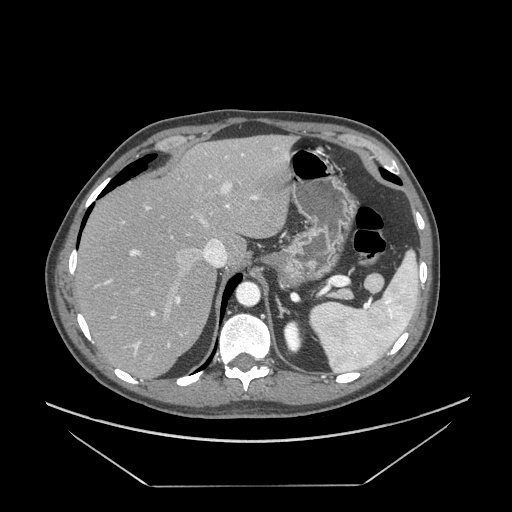
#> input picture 1.jpg, 512 x 512 px
$ python -i Process.py   (imports and definitions only)   (older library calls are emulated)
#> lines starting #> are read from the running program, lines starting #| are printed output that depends on the picture; after the words box and inside, x2 and y2 are one past the last pixel; in counts of white or black regions, pixels touching at a corner belong together
import numpy as np
import cv2
import matplotlib.pyplot as plt

def plot_demo(image):
    plt.hist(image.ravel(), 256, [0, 256])
    plt.show()

# [7 lines left out: function image_hist, not called in this run]

def optimizer_CT(path):
#> called with path = '1.jpg'
    img = cv2.imread(path)
#> img is the input picture: shape (512, 512, 3); min 0, max 255, mean 52.5
    # img = cv2.imread("./1.jpg")
    # plot_demo(img)
    # image_hist(img)

    Z = img.reshape((-1, 3))

    # convert to np.float32
    Z = np.float32(Z)

    # define criteria, number of clusters(K) and apply kmeans()
    criteria = (cv2.TERM_CRITERIA_EPS + cv2.TERM_CRITERIA_MAX_ITER, 10, 1.0)
    K = 3  # classify color
    ret, label, center = cv2.kmeans(Z, K, None, criteria, 15, cv2.KMEANS_RANDOM_CENTERS)
#> ret = 239614576.5; center = [[80.84, 80.84, 80.84], [0.224, 0.224, 0.224], [167.9, 167.9, 167.9]]

    # Now convert back into uint8, and make original image
    center = np.uint8(center)
#> center = [[80, 80, 80], [0, 0, 0], [167, 167, 167]]
    res = center[label.flatten()]
    res2 = res.reshape((img.shape))
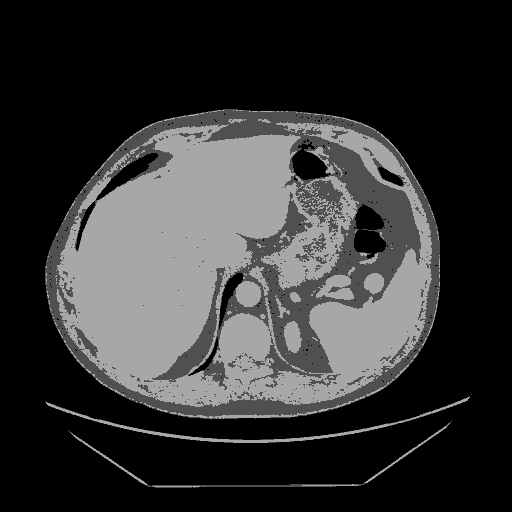
#> res2: shape (512, 512, 3); min 0, max 167, mean 52.1

    # ret, res3_bone = cv2.threshold(img,100,225,cv2.THRESH_BINARY)

    # res4_boneReduce = (res3_bone-res2)

    # select the specific region you want to mask
    ret, res4_boneReduce_threshold = cv2.threshold(res2, 150, 0, cv2.THRESH_TOZERO_INV)
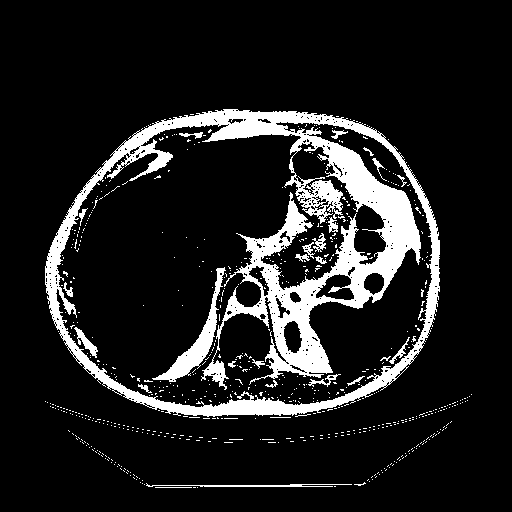
#> res4_boneReduce_threshold: shape (512, 512, 3); values 0 (black) and 80 (white), 12.6% white; 647 white regions (621 under 20 px), largest, box (x1, y1, x2, y2) and area: (45, 109, 440, 417) 28038, (152, 267, 226, 382) 1515, (146, 483, 352, 487) 355
    # cv2.imshow("x", res2)
    # cv2.waitKey(0)

    # copy the data
    res4_temp = np.zeros(res4_boneReduce_threshold.shape, np.uint8)
    res4_temp = res4_boneReduce_threshold.copy()
    gray = cv2.cvtColor(res4_temp, cv2.COLOR_BGR2GRAY)
#> gray: shape (512, 512); values 0 (black) and 80 (white), 12.6% white; 647 white regions (621 under 20 px)
    # copy the gray image because function
    gray_temp = gray.copy()
    # findContours will change the imput image into another

    ret, contours, ret_hierarchy = cv2.findContours(gray_temp, cv2.RETR_TREE, cv2.CHAIN_APPROX_NONE)
#> contours = 1074 contours, 1035 with area under 20; largest, box (x1, y1, x2, y2) and area: (45, 109, 440, 417) 98620, (55, 121, 433, 408) 70680, (152, 267, 226, 382) 1372, (315, 273, 355, 301) 664, (283, 320, 303, 354) 457; ret_hierarchy = 1074 rows, first 6: [1, -1, -1, -1], [2, 0, -1, -1], [3, 1, -1, -1], [4, 2, -1, -1], [5, 3, -1, -1], [6, 4, -1, -1]

    # show the contours of the imput image
    cv2.drawContours(res4_temp, contours, -1, (0, 255, 255), 1)
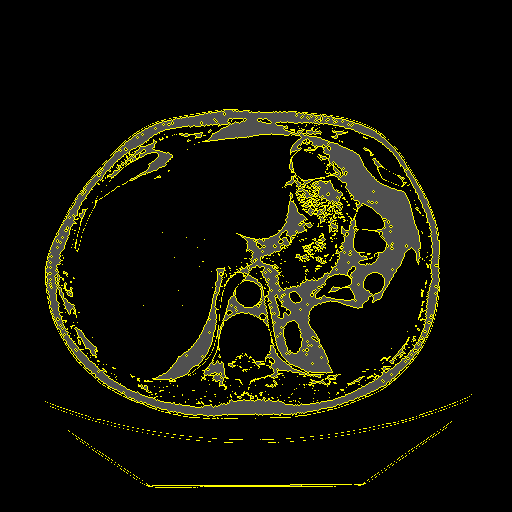
#> res4_temp: shape (512, 512, 3); 4.19% of pixels changed, all inside (x1, y1, x2, y2) = (45, 109, 472, 488)

    # find the max area of all the contours and fill it with 0
    area = []

    for i in range(len(contours)):
        area.append(cv2.contourArea(contours[i]))
#> after the loop, area = 1074 values, max 98620.5 at index 302, min 0 at index 0, mean 163.7

    max_idx = np.argmax(area)
#> max_idx = 302
    cv2.fillPoly(gray, contours[max_idx], 0)
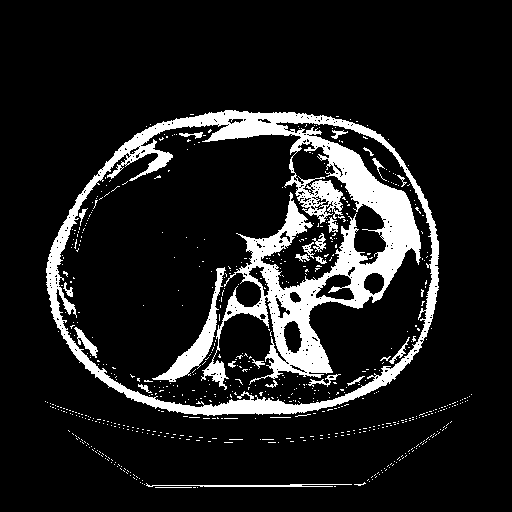
#> gray: shape (512, 512); values 0 (black) and 80 (white), 12.1% white; 647 white regions (621 under 20 px), largest, box (x1, y1, x2, y2) and area: (46, 110, 439, 416) 26739, (152, 267, 226, 382) 1515, (146, 483, 352, 487) 355

    # cv2.fillConvexPoly(gray,contours[max_idx,0])
    # test = cv2.fillConvexPoly(gray, contours[max_idx], 0)
    # cv2.imshow("1", test)
    res4_boneReduce_threshold = cv2.cvtColor(res4_boneReduce_threshold, cv2.COLOR_BGR2GRAY)
    out_put = (res4_boneReduce_threshold - gray)
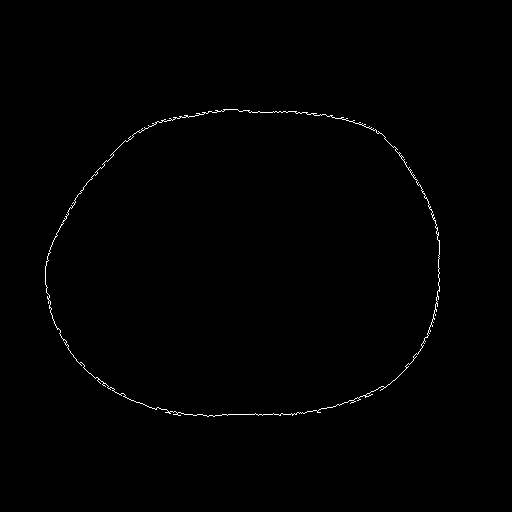
#> out_put: shape (512, 512); values 0 (black) and 80 (white), 0.5% white in thin lines or dots, all inside (x1, y1, x2, y2) = (45, 109, 440, 417)

    # resr_boneReduce_threshold (512 512 3)
    # gray (512 512)

    th, im_th = cv2.threshold(out_put, 200, 255, cv2.THRESH_BINARY_INV);
#> im_th: shape (512, 512); every value is 255

    h, w = im_th.shape[:2]
#> h = 512; w = 512
    mask = np.zeros((h + 2, w + 2), np.uint8)

    cv2.floodFill(out_put, mask, (0, 0), 255)
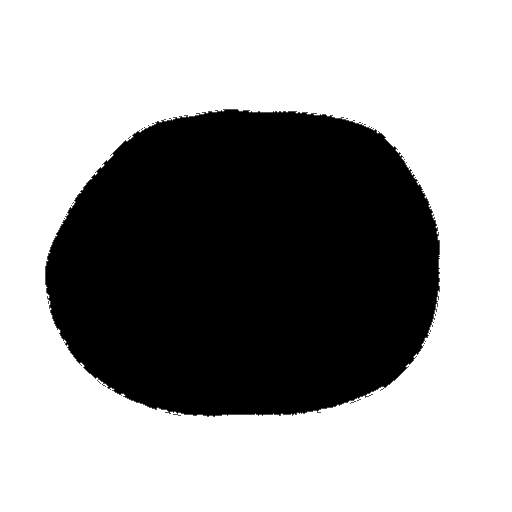
#> out_put: shape (512, 512); min 0, max 255, mean 158.8
    out_put_liverMask = cv2.bitwise_not(out_put)
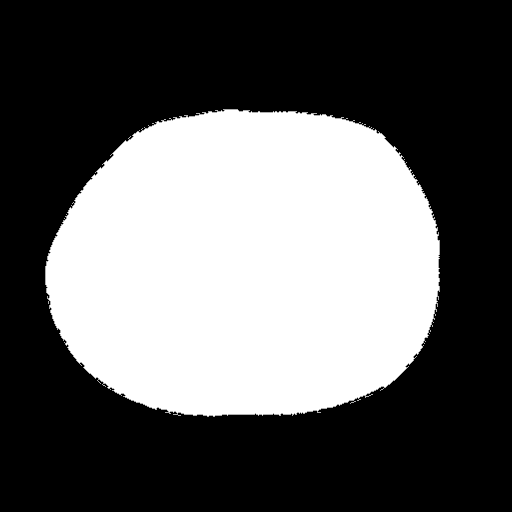
#> out_put_liverMask: shape (512, 512); min 0, max 255, mean 96.2
    return out_put_liverMask


# [52 lines left out: functions rotate, contours_process, not called in this run]

>>> result = optimizer_CT('1.jpg')

$ run again, on 194.png
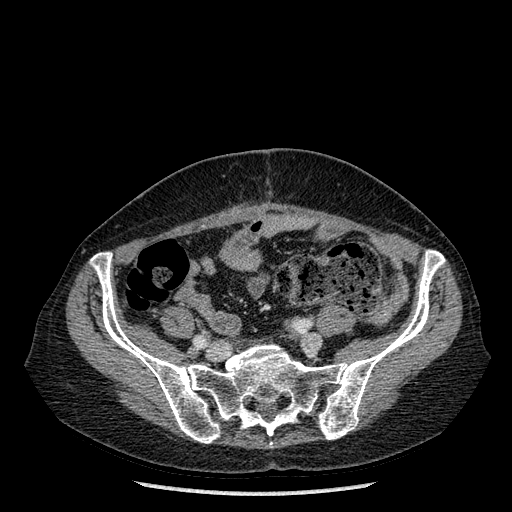
#> input picture 194.png, 512 x 512 px
#> in optimizer_CT, img is the input picture: shape (512, 512, 3); min 0, max 255, mean 36.9
#> in optimizer_CT, `ret, label, center = cv2.kmeans(Z, K, None, criteria, 15, cv2.KMEANS_R..`: ret = 295040322.1; center = [[110.9, 110.9, 110.9], [216.1, 216.1, 216.1], [7.56, 7.56, 7.56]]
#> in optimizer_CT, `center = np.uint8(center)`: center = [[110, 110, 110], [216, 216, 216], [7, 7, 7]]
#> contours = 772 contours, 748 with area under 20; largest, box (x1, y1, x2, y2) and area: (0, 0, 512, 512) 261121, (88, 249, 447, 445) 15306, (195, 367, 292, 423) 2308, (135, 481, 375, 497) 1049, (176, 397, 217, 437) 690; ret_hierarchy = 772 rows, first 6: [-1, -1, 1, -1], [2, -1, -1, 0], [3, 1, -1, 0], [4, 2, -1, 0], [5, 3, -1, 0], [6, 4, -1, 0]
#> in optimizer_CT, `cv2.drawContours(res4_temp, contours, -1, (0, 255, 255), 1)`:
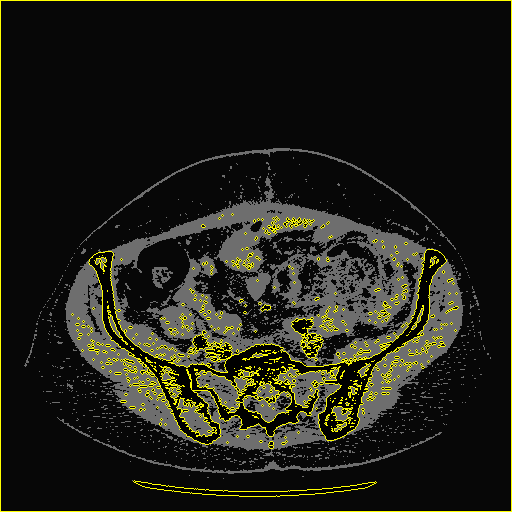
#> res4_temp: shape (512, 512, 3); mean B, G, R 22.9, 32.3, 32.3
#> after the loop in optimizer_CT, `for i in range(len(contours)):`: area = 772 values, max 261121 at index 0, min 0 at index 240, mean 369.1
#> max_idx = 0
#> im_th: shape (512, 512); every value is 255
#> in optimizer_CT, `cv2.floodFill(out_put, mask, (0, 0), 255)`:
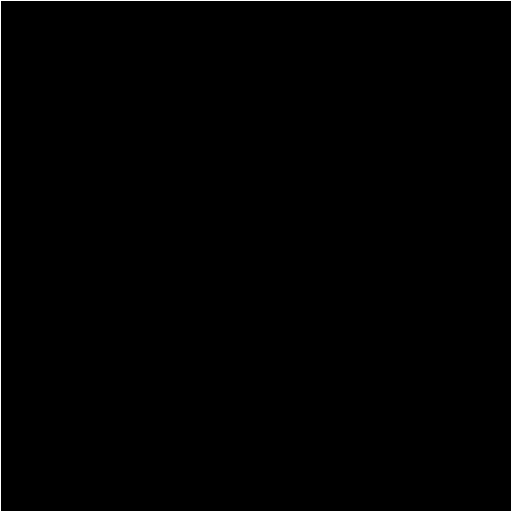
#> out_put: shape (512, 512); 0.78% white in thin lines or dots
#> out_put_liverMask: shape (512, 512); 99.2% white; black in thin lines or dots

$ run again, on 345.png
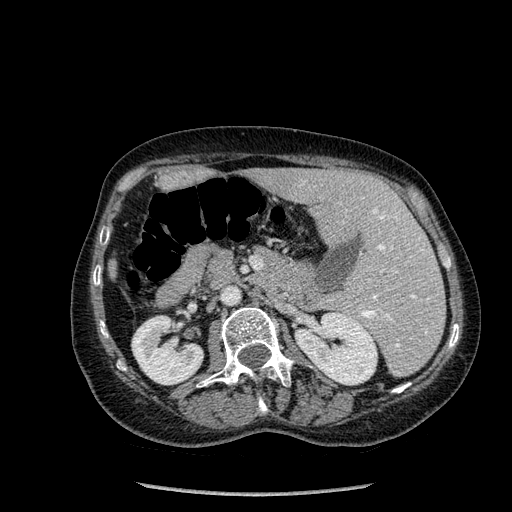
#> input picture 345.png, 512 x 512 px
#> in optimizer_CT, img is the input picture: shape (512, 512, 3); min 0, max 255, mean 41.1
#> in optimizer_CT, `ret, label, center = cv2.kmeans(Z, K, None, criteria, 15, cv2.KMEANS_R..`: ret = 221714824.4; center = [[88.03, 88.03, 88.03], [3.65, 3.65, 3.65], [169.5, 169.5, 169.5]]
#> in optimizer_CT, `center = np.uint8(center)`: center = [[88, 88, 88], [3, 3, 3], [169, 169, 169]]
#> contours = 1134 contours, 1041 with area under 20; largest, box (x1, y1, x2, y2) and area: (0, 0, 512, 512) 261121, (241, 165, 447, 387) 27280, (178, 297, 304, 390) 4703, (130, 314, 205, 386) 3304, (155, 243, 212, 309) 1558; ret_hierarchy = 1134 rows, first 6: [-1, -1, 1, -1], [2, -1, -1, 0], [3, 1, -1, 0], [4, 2, -1, 0], [5, 3, -1, 0], [6, 4, -1, 0]
#> in optimizer_CT, `cv2.drawContours(res4_temp, contours, -1, (0, 255, 255), 1)`:
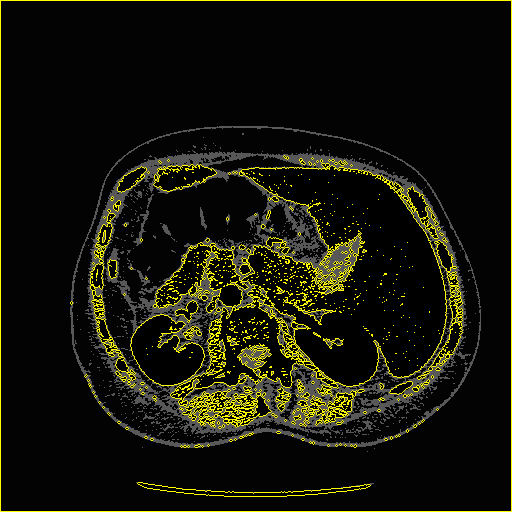
#> res4_temp: shape (512, 512, 3); mean B, G, R 9.5, 22.1, 22.1
#> after the loop in optimizer_CT, `for i in range(len(contours)):`: area = 1134 values, max 261121 at index 0, min 0 at index 156, mean 273.9
#> max_idx = 0
#> im_th: shape (512, 512); every value is 255
#> in optimizer_CT, `cv2.floodFill(out_put, mask, (0, 0), 255)`:
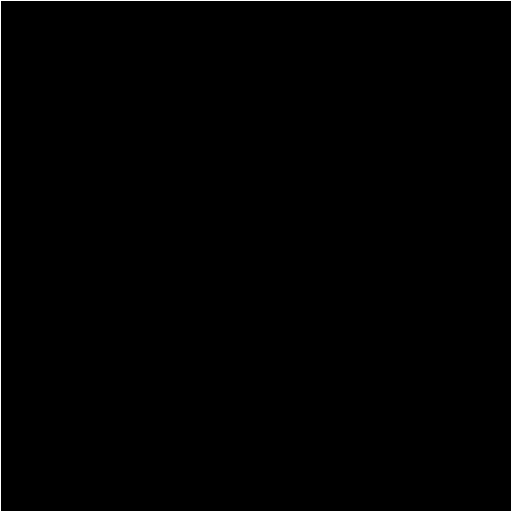
#> out_put: shape (512, 512); 0.78% white in thin lines or dots
#> out_put_liverMask: shape (512, 512); 99.2% white; black in thin lines or dots
